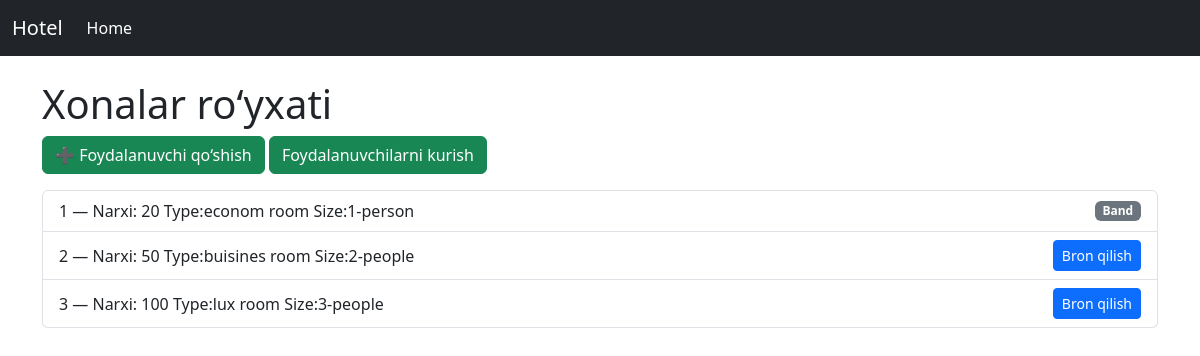
The app's page /, older data.
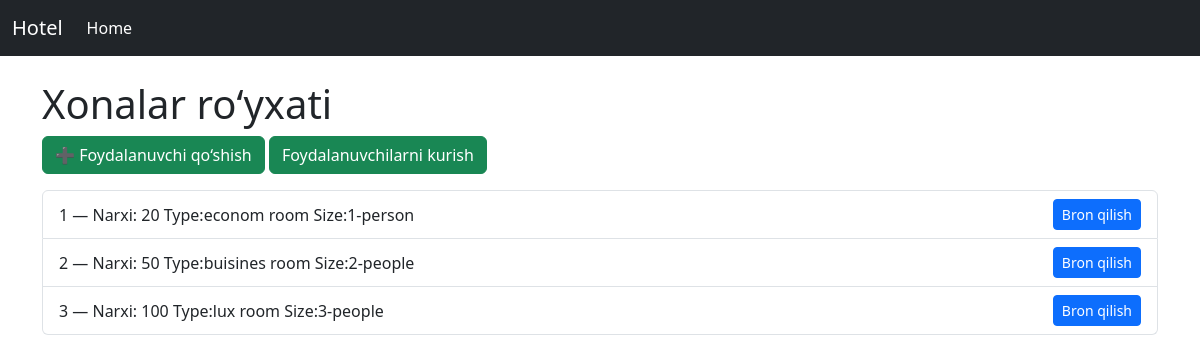
The same page, newer data.
### Mehmonhona/models.py (models this page shows, shortened)
class Room(models.Model):
    title = models.CharField(max_length=100)
    price = models.IntegerField()
    id_room_type = models.ForeignKey(Category, on_delete=models.CASCADE)
    id_room_size = models.ForeignKey(RoomSize, on_delete=models.CASCADE)
    id_employee = models.ForeignKey(Employee, on_delete=models.CASCADE)
    is_active = models.BooleanField(default=True)

class Category(models.Model):
    title = models.CharField(max_length=255)
    def __str__(self):
        return self.title

class RoomSize(models.Model):
    title = models.CharField(max_length=100)
    context = models.TextField()
    def __str__(self):
        return self.title

### Mehmonhona/views.py (the view)
# urls.py: path('', views.home, name='home'),
def home(request):
    rooms = Room.objects.all()
    context = {
        'rooms': rooms,
    }
    return render(request, 'home.html', context)

### Mehmonhona/templates/home.html (shortened to what this page needs)
{% extends 'base.html' %}
{% block content %}
<h1>Xonalar ro‘yxati</h1>
<div class="mb-3">
  <a href="{% url 'add_user' %}" class="btn btn-success">➕ Foydalanuvchi qo‘shish</a>
  <a href="{% url 'show_users' %}" class="btn btn-success"> Foydalanuvchilarni kurish</a>
</div>
{% if rooms %}
  <ul class="list-group">
    {% for room in rooms %}
      <li class="list-group-item d-flex justify-content-between align-items-center">
        {{ room.title }} — Narxi: {{ room.price }}      Type:{{room.id_room_type}}  Size:{{room.id_room_size}}
        {% if room.is_active %}
          <a href="{% url 'deal' room.id %}" class="btn btn-primary btn-sm">Bron qilish</a>
        {% else %}
          <span class="badge bg-secondary">Band</span>
        {% endif %}
      </li>
    {% endfor %}
  </ul>
{% else %}
  <p>Hozircha xona mavjud emas.</p>
{% endif %}
{% endblock %}

### Mehmonhona/templates/base.html (shortened to what this page needs)
<!DOCTYPE html>
<html lang="en">
<head>
    <link rel="stylesheet" href="https://cdn.jsdelivr.net/npm/bootstrap@5.3.0/dist/css/bootstrap.min.css" />
</head>
<body>
<nav class="navbar navbar-expand-lg navbar-dark bg-dark">
  <div class="container-fluid">
    <a class="navbar-brand" href="{% url 'home' %}">Hotel</a>
    <div class="collapse navbar-collapse" id="navbarNav">
      <ul class="navbar-nav">
        <li class="nav-item">
          <a class="nav-link {% if request.path == '/' %}active{% endif %}" href="{% url 'home' %}">Home</a>
        </li>
      </ul>
    </div>
  </div>
</nav>
<div class="container mt-4">
    {% block content %}{% endblock %}
</div>
</body>
</html>

Row changes from the older to the newer data that the page shows:
changed Room "econom room": is_active "Band" → "Bron qilish"
